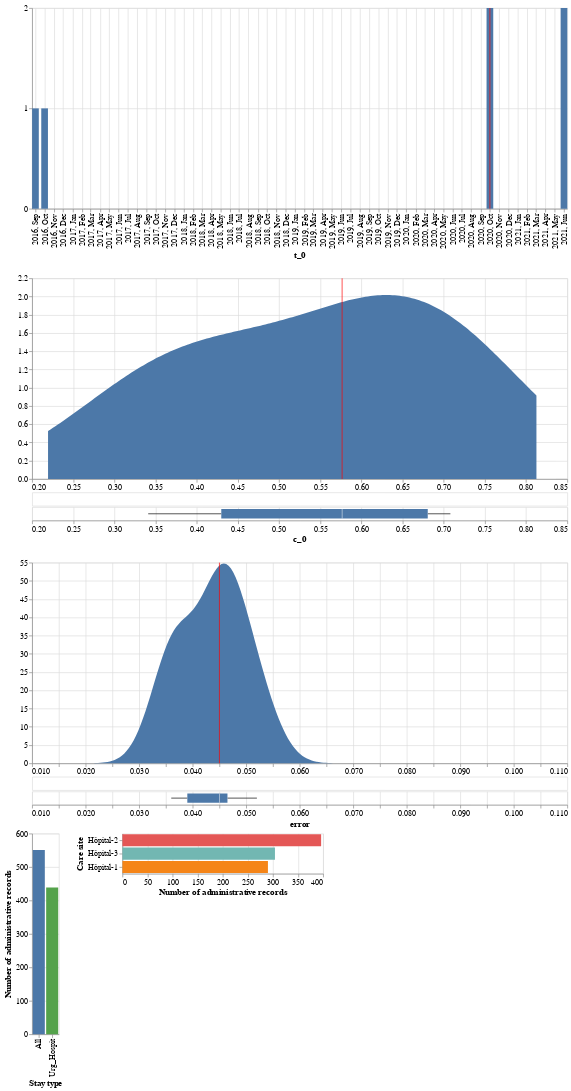

Here is the Vega-Lite specification saved for this chart:
### Vega-Lite specification from a JSON file in a GitHub repository (floating-point values rounded to 4 significant figures; data arrays with more than 128 entries replaced by an {"elided": "..."} marker saying what was removed)
{"config": {"view": {"continuousWidth": 300, "continuousHeight": 300}, "axis": {"labelFontSize": 12, "labelLimit": 500, "titleFontSize": 13}, "legend": {"labelFontSize": 12, "labelLimit": 500, "titleFontSize": 13}}, "vconcat": [{"vconcat": [{"layer": [{"mark": {"type": "bar", "size": 10}, "encoding": {"x": {"axis": {"format": "%Y, %b", "labelAngle": -90, "tickCount": "month"}, "field": "t_0", "title": "t_0", "type": "temporal"}, "y": {"aggregate": "count", "axis": {"tickMinStep": 1}, "field": "t_0", "title": null, "type": "quantitative"}}, "transform": [{"field": "t_0", "timeUnit": "yearmonth", "as": "estimate"}]}, {"mark": {"type": "rule", "color": "red"}, "encoding": {"tooltip": {"aggregate": "median", "field": "t_0", "type": "temporal"}, "x": {"aggregate": "median", "field": "t_0", "type": "temporal"}}}], "height": 300, "width": 800}, {"vconcat": [{"layer": [{"mark": {"type": "area"}, "encoding": {"x": {"field": "c_0", "title": null, "type": "quantitative"}, "y": {"field": "Density", "title": null, "type": "quantitative"}}, "transform": [{"density": "c_0", "extent": [0.2194, 0.8125], "as": ["c_0", "Density"]}]}, {"mark": {"type": "rule", "color": "red"}, "encoding": {"tooltip": {"aggregate": "median", "field": "c_0", "type": "quantitative"}, "x": {"aggregate": "median", "field": "c_0", "type": "quantitative"}}}], "height": 300, "width": 800}, {"mark": {"type": "tick"}, "encoding": {"x": {"axis": null, "field": "c_0", "type": "quantitative"}}}, {"mark": {"type": "boxplot"}, "encoding": {"x": {"field": "c_0", "type": "quantitative"}}}], "resolve": {"scale": {"x": "shared"}}, "spacing": 0}, {"vconcat": [{"layer": [{"mark": {"type": "area"}, "encoding": {"x": {"field": "error", "title": null, "type": "quantitative"}, "y": {"field": "Density", "title": null, "type": "quantitative"}}, "transform": [{"density": "error", "extent": [0.01432, 0.1031], "as": ["error", "Density"]}]}, {"mark": {"type": "rule", "color": "red"}, "encoding": {"tooltip": {"aggregate": "median", "field": "error", "type": "quantitative"}, "x": {"aggregate": "median", "field": "error", "type": "quantitative"}}}], "height": 300, "width": 800}, {"mark": {"type": "tick"}, "encoding": {"x": {"axis": null, "field": "error", "type": "quantitative"}}}, {"mark": {"type": "boxplot"}, "encoding": {"x": {"field": "error", "type": "quantitative"}}}], "resolve": {"scale": {"x": "shared"}}, "spacing": 0}], "data": {"name": "data-85ffbd8c147debdf69a8644ac89d035d"}, "transform": [{"filter": {"param": "param_59"}}, {"filter": {"param": "param_60"}}, {"filter": {"param": "param_58"}}]}, {"hconcat": [{"mark": {"type": "bar"}, "encoding": {"color": {"condition": {"param": "param_60", "field": "stay_type", "legend": null, "sort": {"field": "n_visit", "op": "sum", "order": "descending"}, "type": "nominal"}, "value": "lightgray"}, "tooltip": {"aggregate": "sum", "field": "n_visit", "format": ",", "type": "quantitative"}, "x": {"field": "stay_type", "sort": "-y", "title": "Stay type", "type": "nominal"}, "y": {"aggregate": "sum", "axis": {"format": "s"}, "field": "n_visit", "title": "Number of administrative records", "type": "quantitative"}}, "name": "view_50", "transform": [{"filter": {"param": "param_59"}}, {"filter": {"param": "param_58"}}]}, {"mark": {"type": "bar"}, "encoding": {"color": {"condition": {"param": "param_59", "field": "care_site_short_name", "legend": null, "sort": {"field": "n_visit", "op": "sum", "order": "descending"}, "type": "nominal"}, "value": "lightgray"}, "tooltip": {"aggregate": "sum", "field": "n_visit", "format": ",", "type": "quantitative"}, "x": {"aggregate": "sum", "axis": {"format": "s"}, "field": "n_visit", "title": "Number of administrative records", "type": "quantitative"}, "y": {"field": "care_site_short_name", "sort": "-x", "title": "Care site"}}, "name": "view_51", "transform": [{"filter": {"param": "param_60"}}, {"filter": {"param": "param_58"}}]}], "data": {"name": "data-ee3031f19e15eea866b8d4241885c408"}}], "params": [{"name": "param_58", "select": {"type": "point", "fields": ["care_site_level"]}, "bind": {"input": "select", "options": ["Hôpital", "Pôle/DMU", "Unité Fonctionnelle (UF)"], "name": "Care site level : "}, "value": "Hôpital", "views": ["view_50", "view_51"]}, {"name": "param_60", "select": {"type": "point", "fields": ["stay_type"]}, "views": ["view_50"]}, {"name": "param_59", "select": {"type": "point", "fields": ["care_site_short_name"]}, "views": ["view_51"]}], "spacing": 0, "$schema": "https://vega.github.io/schema/vega-lite/v5.8.0.json", "datasets": {"data-85ffbd8c147debdf69a8644ac89d035d": [{"care_site_level": "Hôpital", "stay_type": "All", "care_site_id": "1", "care_site_specialty": "Non Renseigné", "t_0": "2021-06-01T00:00:00", "c_0": 0.701, "error": 0.036, "care_site_short_name": "Hôpital-1"}, {"care_site_level": "Hôpital", "stay_type": "All", "care_site_id": "2", "care_site_specialty": "Non Renseigné", "t_0": "2016-09-01T00:00:00", "c_0": 0.395, "error": 0.052, "care_site_short_name": "Hôpital-2"}, {"care_site_level": "Hôpital", "stay_type": "All", "care_site_id": "3", "care_site_specialty": "Non Renseigné", "t_0": "2020-10-01T00:00:00", "c_0": 0.619, "error": 0.037, "care_site_short_name": "Hôpital-3"}, {"care_site_level": "Hôpital", "stay_type": "Urg_Hospit", "care_site_id": "1", "care_site_specialty": "Non Renseigné", "t_0": "2021-06-01T00:00:00", "c_0": 0.708, "error": 0.047, "care_site_short_name": "Hôpital-1"}, {"care_site_level": "Hôpital", "stay_type": "Urg_Hospit", "care_site_id": "2", "care_site_specialty": "Non Renseigné", "t_0": "2016-10-01T00:00:00", "c_0": 0.341, "error": 0.045, "care_site_short_name": "Hôpital-2"}, {"care_site_level": "Hôpital", "stay_type": "Urg_Hospit", "care_site_id": "3", "care_site_specialty": "Non Renseigné", "t_0": "2020-10-01T00:00:00", "c_0": 0.534, "error": 0.045, "care_site_short_name": "Hôpital-3"}, {"care_site_level": "Pôle/DMU", "stay_type": "All", "care_site_id": "11", "care_site_specialty": "Non Renseigné", "t_0": "2021-04-01T00:00:00", "c_0": 0.625, "error": 0.058, "care_site_short_name": "Pôle/DMU-11"}, {"care_site_level": "Pôle/DMU", "stay_type": "All", "care_site_id": "12", "care_site_specialty": "Non Renseigné", "t_0": "2021-04-01T00:00:00", "c_0": 0.506, "error": 0.053, "care_site_short_name": "Pôle/DMU-12"}, {"care_site_level": "Pôle/DMU", "stay_type": "All", "care_site_id": "21", "care_site_specialty": "Non Renseigné", "t_0": "2016-10-01T00:00:00", "c_0": 0.355, "error": 0.069, "care_site_short_name": "Pôle/DMU-21"}, {"care_site_level": "Pôle/DMU", "stay_type": "All", "care_site_id": "22", "care_site_specialty": "Non Renseigné", "t_0": "2016-11-01T00:00:00", "c_0": 0.349, "error": 0.067, "care_site_short_name": "Pôle/DMU-22"}, {"care_site_level": "Pôle/DMU", "stay_type": "All", "care_site_id": "31", "care_site_specialty": "Non Renseigné", "t_0": "2020-10-01T00:00:00", "c_0": 0.601, "error": 0.022, "care_site_short_name": "Pôle/DMU-31"}, {"care_site_level": "Pôle/DMU", "stay_type": "Urg_Hospit", "care_site_id": "11", "care_site_specialty": "Non Renseigné", "t_0": "2021-06-01T00:00:00", "c_0": 0.754, "error": 0.048, "care_site_short_name": "Pôle/DMU-11"}, {"care_site_level": "Pôle/DMU", "stay_type": "Urg_Hospit", "care_site_id": "12", "care_site_specialty": "Non Renseigné", "t_0": "2021-04-01T00:00:00", "c_0": 0.515, "error": 0.057, "care_site_short_name": "Pôle/DMU-12"}, {"care_site_level": "Pôle/DMU", "stay_type": "Urg_Hospit", "care_site_id": "21", "care_site_specialty": "Non Renseigné", "t_0": "2016-10-01T00:00:00", "c_0": 0.415, "error": 0.095, "care_site_short_name": "Pôle/DMU-21"}, {"care_site_level": "Pôle/DMU", "stay_type": "Urg_Hospit", "care_site_id": "22", "care_site_specialty": "Non Renseigné", "t_0": "2016-10-01T00:00:00", "c_0": 0.32, "error": 0.071, "care_site_short_name": "Pôle/DMU-22"}, {"care_site_level": "Pôle/DMU", "stay_type": "Urg_Hospit", "care_site_id": "31", "care_site_specialty": "Non Renseigné", "t_0": "2020-10-01T00:00:00", "c_0": 0.537, "error": 0.033, "care_site_short_name": "Pôle/DMU-31"}, {"care_site_level": "Unité Fonctionnelle (UF)", "stay_type": "All", "care_site_id": "111", "care_site_specialty": "Non Renseigné", "t_0": "2021-06-01T00:00:00", "c_0": 0.812, "error": 0.014, "care_site_short_name": "Unité Fonctionnelle (UF)-111"}, {"care_site_level": "Unité Fonctionnelle (UF)", "stay_type": "All", "care_site_id": "112", "care_site_specialty": "Non Renseigné", "t_0": "2021-07-01T00:00:00", "c_0": 0.533, "error": 0.071, "care_site_short_name": "Unité Fonctionnelle (UF)-112"}, {"care_site_level": "Unité Fonctionnelle (UF)", "stay_type": "All", "care_site_id": "113", "care_site_specialty": "Non Renseigné", "t_0": "2021-04-01T00:00:00", "c_0": 0.602, "error": 0.058, "care_site_short_name": "Unité Fonctionnelle (UF)-113"}, {"care_site_level": "Unité Fonctionnelle (UF)", "stay_type": "All", "care_site_id": "121", "care_site_specialty": "Non Renseigné", "t_0": "2021-07-01T00:00:00", "c_0": 0.733, "error": 0.052, "care_site_short_name": "Unité Fonctionnelle (UF)-121"}, {"care_site_level": "Unité Fonctionnelle (UF)", "stay_type": "All", "care_site_id": "122", "care_site_specialty": "Non Renseigné", "t_0": "2021-04-01T00:00:00", "c_0": 0.455, "error": 0.06, "care_site_short_name": "Unité Fonctionnelle (UF)-122"}, {"care_site_level": "Unité Fonctionnelle (UF)", "stay_type": "All", "care_site_id": "211", "care_site_specialty": "Non Renseigné", "t_0": "2017-03-01T00:00:00", "c_0": 0.276, "error": 0.052, "care_site_short_name": "Unité Fonctionnelle (UF)-211"}, {"care_site_level": "Unité Fonctionnelle (UF)", "stay_type": "All", "care_site_id": "212", "care_site_specialty": "Non Renseigné", "t_0": "2016-10-01T00:00:00", "c_0": 0.27, "error": 0.077, "care_site_short_name": "Unité Fonctionnelle (UF)-212"}, {"care_site_level": "Unité Fonctionnelle (UF)", "stay_type": "All", "care_site_id": "221", "care_site_specialty": "Non Renseigné", "t_0": "2016-12-01T00:00:00", "c_0": 0.223, "error": 0.051, "care_site_short_name": "Unité Fonctionnelle (UF)-221"}, {"care_site_level": "Unité Fonctionnelle (UF)", "stay_type": "All", "care_site_id": "222", "care_site_specialty": "Non Renseigné", "t_0": "2016-10-01T00:00:00", "c_0": 0.223, "error": 0.057, "care_site_short_name": "Unité Fonctionnelle (UF)-222"}, {"care_site_level": "Unité Fonctionnelle (UF)", "stay_type": "All", "care_site_id": "311", "care_site_specialty": "Non Renseigné", "t_0": "2020-10-01T00:00:00", "c_0": 0.487, "error": 0.053, "care_site_short_name": "Unité Fonctionnelle (UF)-311"}, {"care_site_level": "Unité Fonctionnelle (UF)", "stay_type": "All", "care_site_id": "312", "care_site_specialty": "Non Renseigné", "t_0": "2020-10-01T00:00:00", "c_0": 0.622, "error": 0.054, "care_site_short_name": "Unité Fonctionnelle (UF)-312"}, {"care_site_level": "Unité Fonctionnelle (UF)", "stay_type": "All", "care_site_id": "313", "care_site_specialty": "Non Renseigné", "t_0": "2020-10-01T00:00:00", "c_0": 0.589, "error": 0.048, "care_site_short_name": "Unité Fonctionnelle (UF)-313"}, {"care_site_level": "Unité Fonctionnelle (UF)", "stay_type": "Urg_Hospit", "care_site_id": "111", "care_site_specialty": "Non Renseigné", "t_0": "2021-06-01T00:00:00", "c_0": 0.708, "error": 0.024, "care_site_short_name": "Unité Fonctionnelle (UF)-111"}, {"care_site_level": "Unité Fonctionnelle (UF)", "stay_type": "Urg_Hospit", "care_site_id": "112", "care_site_specialty": "Non Renseigné", "t_0": "2021-07-01T00:00:00", "c_0": 0.6, "error": 0.062, "care_site_short_name": "Unité Fonctionnelle (UF)-112"}, {"care_site_level": "Unité Fonctionnelle (UF)", "stay_type": "Urg_Hospit", "care_site_id": "113", "care_site_specialty": "Non Renseigné", "t_0": "2021-04-01T00:00:00", "c_0": 0.568, "error": 0.057, "care_site_short_name": "Unité Fonctionnelle (UF)-113"}, {"care_site_level": "Unité Fonctionnelle (UF)", "stay_type": "Urg_Hospit", "care_site_id": "121", "care_site_specialty": "Non Renseigné", "t_0": "2021-07-01T00:00:00", "c_0": 0.6, "error": 0.082, "care_site_short_name": "Unité Fonctionnelle (UF)-121"}, {"care_site_level": "Unité Fonctionnelle (UF)", "stay_type": "Urg_Hospit", "care_site_id": "122", "care_site_specialty": "Non Renseigné", "t_0": "2021-04-01T00:00:00", "c_0": 0.5, "error": 0.071, "care_site_short_name": "Unité Fonctionnelle (UF)-122"}, {"care_site_level": "Unité Fonctionnelle (UF)", "stay_type": "Urg_Hospit", "care_site_id": "211", "care_site_specialty": "Non Renseigné", "t_0": "2017-03-01T00:00:00", "c_0": 0.322, "error": 0.074, "care_site_short_name": "Unité Fonctionnelle (UF)-211"}, {"care_site_level": "Unité Fonctionnelle (UF)", "stay_type": "Urg_Hospit", "care_site_id": "212", "care_site_specialty": "Non Renseigné", "t_0": "2016-10-01T00:00:00", "c_0": 0.253, "error": 0.074, "care_site_short_name": "Unité Fonctionnelle (UF)-212"}, {"care_site_level": "Unité Fonctionnelle (UF)", "stay_type": "Urg_Hospit", "care_site_id": "221", "care_site_specialty": "Non Renseigné", "t_0": "2016-12-01T00:00:00", "c_0": 0.283, "error": 0.103, "care_site_short_name": "Unité Fonctionnelle (UF)-221"}, {"care_site_level": "Unité Fonctionnelle (UF)", "stay_type": "Urg_Hospit", "care_site_id": "222", "care_site_specialty": "Non Renseigné", "t_0": "2016-10-01T00:00:00", "c_0": 0.219, "error": 0.065, "care_site_short_name": "Unité Fonctionnelle (UF)-222"}, {"care_site_level": "Unité Fonctionnelle (UF)", "stay_type": "Urg_Hospit", "care_site_id": "311", "care_site_specialty": "Non Renseigné", "t_0": "2020-10-01T00:00:00", "c_0": 0.46, "error": 0.056, "care_site_short_name": "Unité Fonctionnelle (UF)-311"}, {"care_site_level": "Unité Fonctionnelle (UF)", "stay_type": "Urg_Hospit", "care_site_id": "312", "care_site_specialty": "Non Renseigné", "t_0": "2020-10-01T00:00:00", "c_0": 0.629, "error": 0.068, "care_site_short_name": "Unité Fonctionnelle (UF)-312"}, {"care_site_level": "Unité Fonctionnelle (UF)", "stay_type": "Urg_Hospit", "care_site_id": "313", "care_site_specialty": "Non Renseigné", "t_0": "2020-10-01T00:00:00", "c_0": 0.5, "error": 0.051, "care_site_short_name": "Unité Fonctionnelle (UF)-313"}], "data-ee3031f19e15eea866b8d4241885c408": {"elided": "2720 records"}}}
